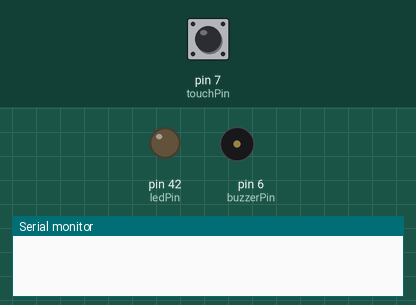
This sketch was run on a simulated Arduino Mega 2560, built with avr-gcc and run on an emulated ATmega2560. Parts: output pins drawn as LEDs (lit = HIGH), buzzer (waves = sounding), the last lines printed to the serial monitor. Dashed ring = blinking. The inputs (shaded band) are chosen by the test bench; at power-on: pin 7 (touchPin) LOW.

Above: at 1.2 s.
1.3 s: pin 7 (touchPin) pulled HIGH for 3.2 s
At 1.6 s:
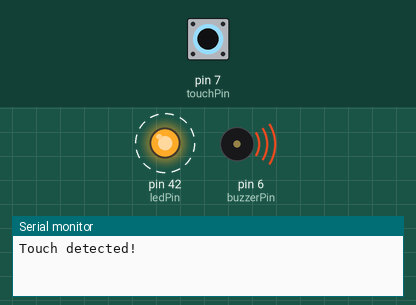
6.0 s: pin 7 (touchPin) pulled HIGH for 0.15 s
At 6.4 s:
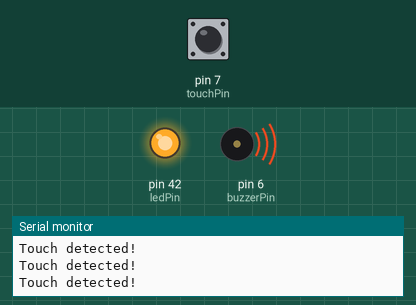
7.6 s: pin 7 (touchPin) pulled HIGH for 1 s
At 8.8 s:
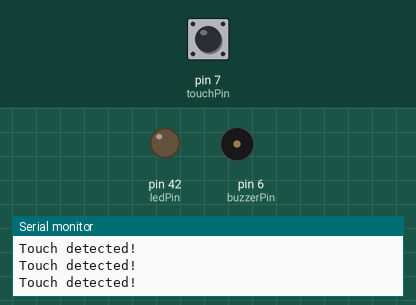
Timing chart, 0 to 10.6 s (numbered marks = the images above; inputs shaded):
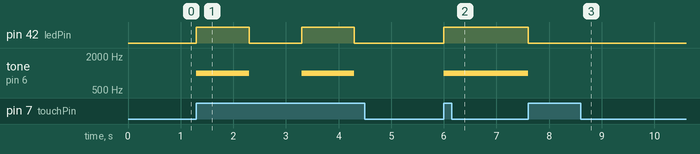

The sketch:

sketch_feb23a.ino
```cpp
const int touchPin = 7;
const int ledPin = 42;
const int buzzerPin = 6;

bool isOn = false;

void setup() {
  Serial.begin(9600);
  pinMode(touchPin, INPUT);
  pinMode(ledPin, OUTPUT);
  pinMode(buzzerPin, OUTPUT);
}

void loop() {
  int touchValue = digitalRead(touchPin);

  if (touchValue == HIGH) {
    Serial.println("Touch detected!");

    if (isOn) {
      digitalWrite(ledPin, LOW);
      noTone(buzzerPin);
      isOn = false;
    } else {
      digitalWrite(ledPin, HIGH);
      tone(buzzerPin, 1000);
      isOn = true;
    }

    delay(1000);
  }
}
```

Measured:
- after the input at 1.3 s, pin 42 (ledPin): alternates HIGH for 1.0 s and LOW for 1.0 s, starting at once; tone on pin 6 (buzzerPin): alternates 1000 Hz for 1.0 s and silent for 1.0 s, starting at once
- after the input at 6.0 s, pin 42 (ledPin): LOW → HIGH at once; tone on pin 6 (buzzerPin): silent → 1000 Hz at once
- after the input at 7.6 s, pin 42 (ledPin): HIGH → LOW at once; tone on pin 6 (buzzerPin): 1000 Hz → silent at once
